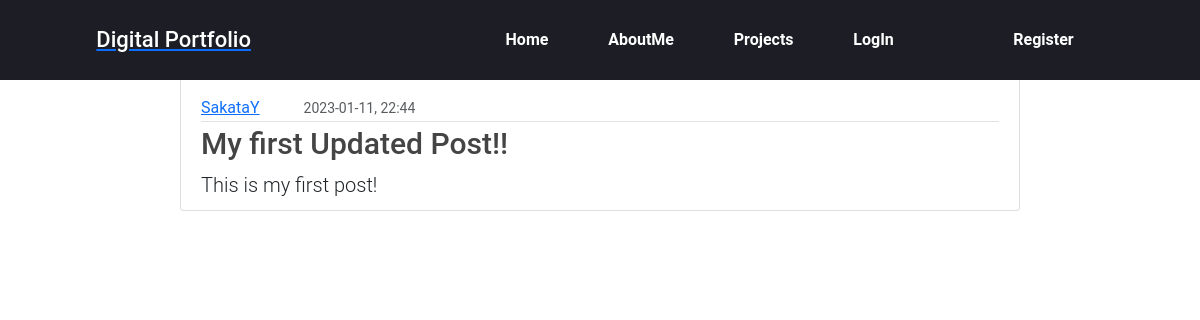
/post/1, run on the app's committed database.
### flaskapp/models.py (models this page shows, shortened)
class User(db.Model, UserMixin):
    id = db.Column(db.Integer, primary_key=True)
    username = db.Column(db.String(15), unique=True, nullable=False)
    email = db.Column(db.String(100), unique=True, nullable=False)
    image_file = db.Column(db.String(20), nullable=False, default='default.jpg')
    password = db.Column(db.String(65), nullable=False)
    posts = db.relationship('Post', backref='author', lazy=True)

class Post(db.Model):
    id = db.Column(db.Integer, primary_key=True)
    title = db.Column(db.String(120), nullable=False)
    date_posted = db.Column(db.DateTime, nullable=False, default=datetime.utcnow)
    content = db.Column(db.Text, nullable=False)
    user_id = db.Column(db.Integer, db.ForeignKey('user.id'), nullable=False)

### flaskapp/routes.py (the view)
@app.route("/post/<int:post_id>")
def post(post_id):
    post = Post.query.get_or_404(post_id)
    return render_template('post.html', title=post.title, post=post)

### flaskapp/templates/post.html (shortened to what this page needs)
{% extends "layout.html" %}
{% block content %}
    <article class="media content-section">
        <div class="media-body">
            <div class="article-metadata">
                <a class="mr-2" href="{{ url_for('user_posts', username=post.author.username) }}">{{ post.author.username }}</a>
                <small class="text-muted">{{ post.date_posted.strftime('%Y-%m-%d, %H:%M') }}</small>
            </div>
            <h2 class="article-title">{{ post.title }}</h2>
            <p class="article-content">{{ post.content }}</p>
        </div>
    </article>
{% endblock content %}

### flaskapp/static/css/style.css (style rules this page uses)
* { margin: 0; padding: 0; box-sizing: border-box; }
body { background: white !important;; font-family: 'Poppins', sans-serif; }
h2 { font-size: 50px; }
p { margin: 0; font-size: 30px; font-weight: 300; }
.content-section { background: #ffffff; padding: 10px 20px; border: 1px solid #dddddd; border-radius: 3px; margin-top: 100px; margin-bottom: -50px; }
.article-title { font-size: 30px;; color: #444444; }
.article-content { font-size: 20px; white-space: pre-line; }
.article-metadata { padding-bottom: 1px; margin-bottom: 4px; border-bottom: 1px solid #e3e3e3 }
.content-section { width: 70%; margin-left: auto; margin-right: auto; margin-top: 3rem; align-items: center; }
.media-body { margin-top: 10px; }

### flaskapp/static/css/navbar.css (style rules this page uses)
* { margin: 0; padding: 0; box-sizing: border-box; }
.content-section { background: #ffffff; padding: 10px 20px; border: 1px solid #dddddd; border-radius: 3px; margin-top: 75px; }
small { margin-left: 40px; }

### flaskapp/static/css/about.css (style rules this page uses)
* { margin: 0; padding: 0; list-style: none; box-sizing: border-box; font-family: 'Roboto', sans-serif; }

### data on the page
User: author.username "SakataY"
Post: date_posted "2023-01-11, 22:44", title "My first Updated Post!!", content "This is my first post!"
